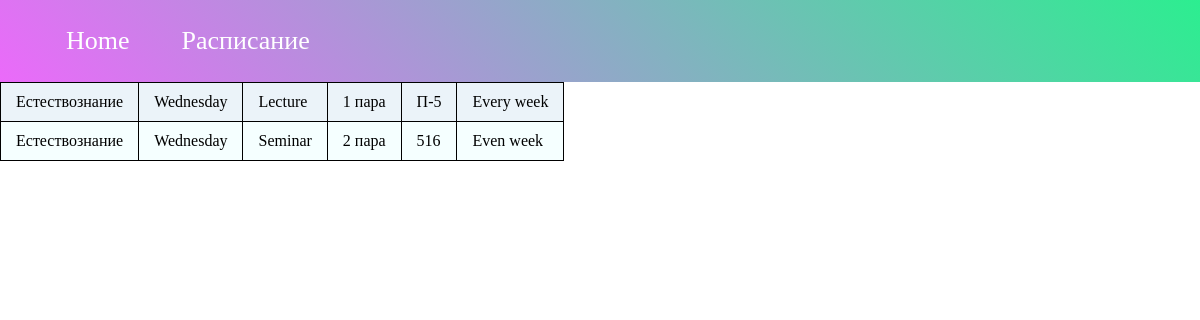
/subject/estestvoznanie/, run on the app's committed database.
### FWP/models.py (models this page shows, shortened)
class Lesson(models.Model):
    subject = models.ForeignKey('Subject', on_delete = models.PROTECT, null=False)
    day = models.ForeignKey('Day', on_delete=models.PROTECT, null=False)
    number_lesson = models.ForeignKey('NumberLesson', on_delete=models.PROTECT, null=False)
    type_lesson = models.ForeignKey('TypeLesson', on_delete=models.PROTECT, null=False)
    is_even = models.ForeignKey('Parity', on_delete=models.PROTECT, null=False)
    classroom = models.CharField(max_length=20, blank=True)

class Subject(models.Model):
    name = models.CharField(max_length=100)
    slug = models.SlugField(max_length=100, unique=True, db_index=True)
    content = models.TextField(blank=True)
    def __str__(self):
        return self.name

class Day(models.Model):
    name = models.CharField(max_length=20)
    slug = models.SlugField(max_length=20, unique=True, db_index=True)
    def __str__(self):
        return self.name

class TypeLesson(models.Model):
    name = models.CharField(max_length=10)
    def __str__(self):
        return self.name

class NumberLesson(models.Model):
    name = models.PositiveIntegerField()
    start = models.TimeField()
    end = models.TimeField()
    def __str__(self):
        return str(self.name)

class Parity(models.Model):
    name = models.CharField(max_length=20)
    def __str__(self):
        return self.name

### FWP/views.py (the view)
# urls.py: path('subject/<slug:subject_slug>/', SubjectView.as_view(), name='subject'),
class SubjectView(ListView):
    model = Lesson
    template_name: str = 'FWP/lesson.html'
    context_object_name = 'lessons'
    slug_url_kwarg = 'subject_slug'
    def get_context_data(self, object_list=None, **kwargs):
        context = super().get_context_data(**kwargs)
        context['title'] = 'Subject'
        return context
    def get_queryset(self):
        return Lesson.objects.filter(subject__slug=self.kwargs['subject_slug'])

### FWP/templates/FWP/lesson.html
{% extends 'FWP/base.html' %}
{% block content %}
<table class="table_blur">
    <tbody>
{% for l in lessons %}
			<tr>
                <td>{{l.subject}}</td>
                <td>{{l.day}}</td>
                <td>{{l.type_lesson}}</td>
                <td>{{l.number_lesson}} пара</td>
                <td>{{l.classroom}}</td>
                <td>{{l.is_even}}</td>
            </tr>
{% endfor %}
</tbody>
</table>
{% endblock content %}

### FWP/static/FWP/css/print.css (style rules this page uses)
* { -webkit-print-color-adjust: exact; }
html, body, .container { position: relative; margin: 0px; width: 100%; }
th,td { text-decoration: none; border: solid 0.5px #000 !important; }
table { table-layout: auto; width: auto; }

### FWP/static/FWP/css/subject.css (style rules this page uses)
.table_blur { background: #f5ffff; border-collapse: collapse; text-align: left; }
.table_blur tr:nth-child(odd) { background: #ebf3f9; }
.table_blur td { border: 1px solid #e3eef7; padding: 10px 15px; position: relative; transition: all 0.5s ease; }

### data on the page
Lesson: subject "Естествознание", day "Wednesday", type_lesson "Lecture", number_lesson "1", classroom "П-5", is_even "Every week"
Lesson: subject "Естествознание", day "Wednesday", type_lesson "Seminar", number_lesson "2", classroom "516", is_even "Even week"
